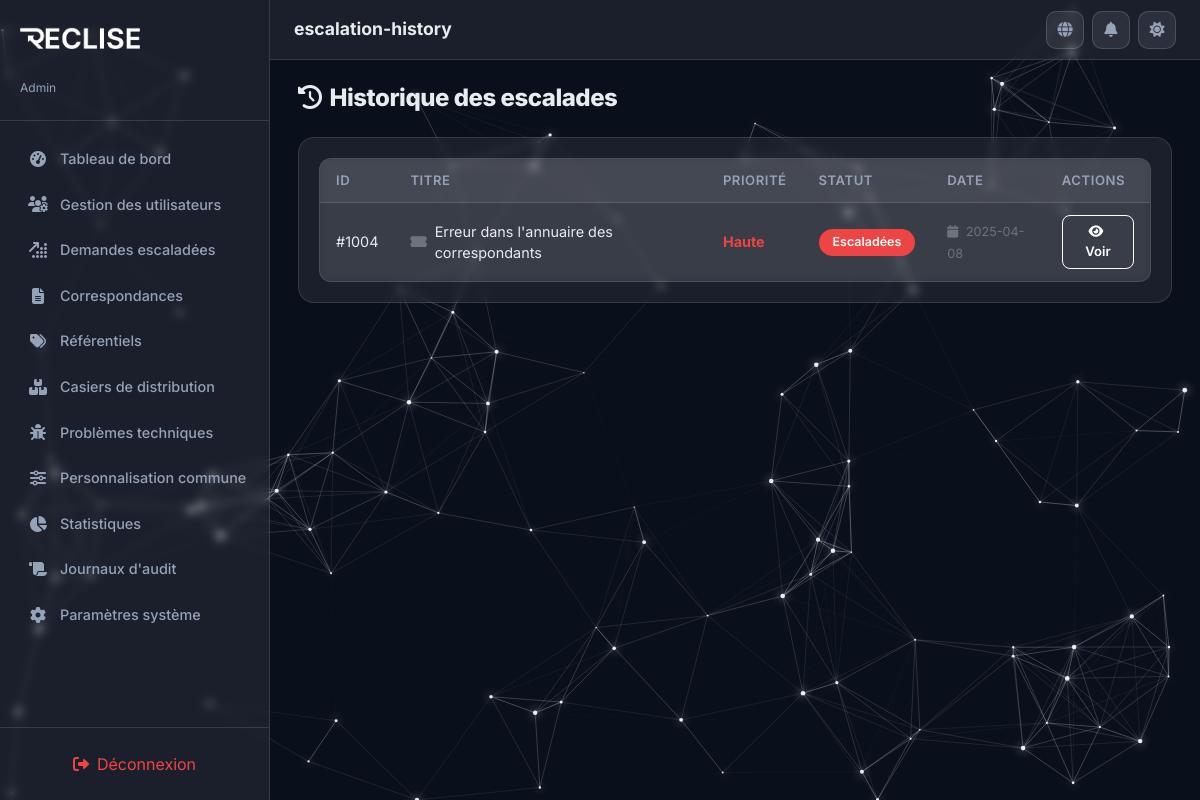
Screenshot of /PhtP/support/escalation-history.php (signed in) with the database file from the repository.
### tables this page shows
CREATE TABLE IF NOT EXISTS requests (
  id                INT AUTO_INCREMENT PRIMARY KEY,
  user_id           INT           NOT NULL,
  type              ENUM('request', 'complaint') NOT NULL DEFAULT 'request',
  title             VARCHAR(255)  NOT NULL,
  description       TEXT          NOT NULL,
  category          ENUM('technical', 'access', 'training') NOT NULL DEFAULT 'technical',
  priority          ENUM('low', 'medium', 'high') NOT NULL DEFAULT 'medium',
  status            ENUM('new', 'in_progress', 'resolved', 'escalated', 'closed') NOT NULL DEFAULT 'new',
  assigned_to       INT           DEFAULT NULL,
  escalated_to_admin TINYINT(1)   NOT NULL DEFAULT 0,
  request_from      ENUM('user', 'support') NOT NULL DEFAULT 'user',
  support_response  TEXT          DEFAULT NULL,
  closure_motive    VARCHAR(255)  DEFAULT NULL,
  created_at        DATETIME      NOT NULL DEFAULT CURRENT_TIMESTAMP,
  updated_at        DATETIME      NOT NULL DEFAULT CURRENT_TIMESTAMP ON UPDATE CURRENT_TIMESTAMP,

  CONSTRAINT fk_requests_user      FOREIGN KEY (user_id)     REFERENCES users(id) ON DELETE CASCADE,
  CONSTRAINT fk_requests_assigned  FOREIGN KEY (assigned_to) REFERENCES users(id) ON DELETE SET NULL
);

### PhtP/includes/i18n.php (called while the page is built, shortened)
<?php
function get_translations($lang = 'fr') {
    return $translations[$lang] ?? $translations['fr'];
}
function t($key, $lang = null) {
    if ($lang === null) {
        $lang = $_SESSION['lang'] ?? 'fr';
    }
    $translations = get_translations($lang);
    return $translations[$key] ?? $key;
}
?>

### PhtP/includes/functions.php (called while the page is built, shortened)
<?php
function to_camel($row) {
    $result = [];
    foreach ($row as $key => $value) {
        $camel = preg_replace_callback('/_([a-z])/', function ($m) {
            return strtoupper($m[1]);
        }, $key);
        $result[$camel] = $value;
    }
    return $result;
}
function to_camel_all($rows) {
    return array_map('to_camel', $rows);
}

### PhtP/support/escalation-history.php (the view, shortened to what this page needs)
<?php
require_once '../includes/header.php';
$requests = to_camel_all($pdo->query("SELECT r.*, u.full_name AS requesterName
    FROM requests r
    LEFT JOIN users u ON r.user_id = u.id
    WHERE r.escalated_to_admin = 1
    ORDER BY r.created_at DESC")->fetchAll());
?>
<div class="section-header">
  <h2><i class="fas fa-history me-2"></i><?php echo t('escalationHistory'); ?></h2>
</div>
<?php if (empty($requests)): ?>
  <div class="empty-state">
    <i class="fas fa-inbox"></i>
    <p><?php echo t('noResults'); ?></p>
  </div>
<?php else: ?>
  <div class="glass-card overflow-auto" style="padding:20px;">
    <table class="table-glass">
      <thead>
        <tr>
          <th><?php echo t('id'); ?></th>
          <th><?php echo t('title'); ?></th>
          <th><?php echo t('priority'); ?></th>
          <th><?php echo t('status'); ?></th>
          <th><?php echo t('date'); ?></th>
          <th><?php echo t('actions'); ?></th>
        </tr>
      </thead>
      <tbody>
        <?php foreach ($requests as $r): ?>
          <tr>
            <td>
              <span class="text-neon">#<?= $r['id'] ?></span>
            </td>
            <td>
              <div class="d-flex align-items-center gap-2">
                <i class="fas fa-ticket-alt text-secondary"></i>
                <?= htmlspecialchars($r['title'] ?? 'N/A') ?>
              </div>
            </td>
            <td>
              <span class="priority-<?= $r['priority'] ?? '' ?>">
                <?php echo t($r['priority'] ?? ''); ?>
              </span>
            </td>
            <td>
              <span class="status-pill status-escalated">
                <?php echo t('escalated'); ?>
              </span>
            </td>
            <td>
              <small class="text-secondary">
                <i class="fas fa-calendar me-1"></i>
                <?= ($r['createdAt'] ?? null) ? date('Y-m-d', strtotime($r['createdAt'])) : 'N/A' ?>
              </small>
            </td>
            <td>
              <button class="btn btn-outline-neon btn-sm" onclick="RecLise.viewRequestDetail(<?= $r['id'] ?>)">
                <i class="fas fa-eye me-1"></i><?php echo t('view'); ?>
              </button>
            </td>
          </tr>
        <?php endforeach; ?>
      </tbody>
    </table>
  </div>
<?php endif; ?>
<?php require_once '../includes/footer.php'; ?>

### PhtP/assets/css/styles.css (style rules this page uses)
:root { --primary-dark: #0A0F1C; --primary-light: #F5F8FA; --brand-accent: #ffffff; --neon-accent: #ffffff; --success: #10B981; --warning: #F59E0B; --danger: #EF4444; --info: #ffffff; --icon-color: #E2E0FF; --glass-bg: rgba(255, 255, 255, 0.07); --glass-border: rgba(255, 255, 255, 0.12); --text-primary: #E8ECF1; --text-secondary: #94A3B8; --sidebar-width: 270px; --topbar-height: 60px; --body-bg: #0A0F1C; --card-bg: rgba(255, 255, 255, 0.07); --card-border: rgba(255, 255, 255, 0.12); --input-bg: rgba(255, 255, 255, 0.08); --input-border: rgba(255, 255, 255, 0.15); --input-text: #E8ECF1; --modal-bg: rgba(15, 20, 40, 0.95); --shadow-glow: 0 0 15px rgba(255, 255, 255, 0.1); --table-hover: rgba(255, 255, 255, 0.05); --toast-bg: rgba(15, 20, 40, 0.92); --focus-glow: rgba(255, 255, 255, 0.25); --focus-border: #ffffff; --brand-accent-rgb: 255, 255, 255; --btn-bg: #ffffff; --btn-text: #0A0F1C; --btn-border: #ffffff; --btn-hover-bg: transparent; --btn-hover-text: #025C84; }
*, *::before, *::after { box-sizing: border-box; margin: 0; padding: 0; }
body { font-family: 'Inter', sans-serif; font-weight: 400; background: transparent; color: var(--text-primary); min-height: 100vh; overflow-x: hidden; transition: background 0.4s ease, color 0.3s ease; }
body, p, span, div, label, a, button, input, select, textarea, option, td, th, li, h1, h2, h3, h4, h5, h6, small, strong, em, b, i { font-family: 'Inter', sans-serif; }
h1, h2, h3, h4, h5, h6 { font-family: 'Inter', sans-serif; font-weight: 800; letter-spacing: -0.02em; }
.glass-card { background: var(--card-bg); -webkit-backdrop-filter: blur(4px); backdrop-filter: blur(4px); border: 1px solid var(--card-border); border-radius: 16px; padding: 24px; transition: all 0.3s ease; }
.btn-outline-neon { background: transparent; border: 1px solid var(--neon-accent); color: var(--neon-accent); border-radius: 10px; padding: 8px 20px; font-weight: 600; font-size: 0.88rem; transition: all 0.3s; cursor: pointer; }
.btn-sm { padding: 6px 14px !important; font-size: 0.82rem !important; border-radius: 8px !important; }
.status-pill { display: inline-block; padding: 4px 14px; border-radius: 20px; font-size: 0.78rem; font-weight: 600; text-transform: capitalize; }
.status-escalated { background: #EF4444; color: #fff; }
.priority-high { color: var(--danger); font-weight: 700; }
.table-glass { width: 100%; border-collapse: separate; border-spacing: 0; background: var(--glass-bg); -webkit-backdrop-filter: blur(4px); backdrop-filter: blur(4px); border-radius: 12px; overflow: hidden; border: 1px solid var(--glass-border); }
.table-glass thead th { background: rgba(var(--brand-accent-rgb), 0.06); padding: 12px 16px; font-size: 0.82rem; font-weight: 600; text-transform: uppercase; letter-spacing: 0.04em; color: var(--text-secondary); border-bottom: 1px solid var(--glass-border); white-space: nowrap; }
.table-glass tbody td { padding: 12px 16px; font-size: 0.9rem; border-bottom: 1px solid var(--glass-border); vertical-align: middle; }
.table-glass tbody tr:last-child td { border-bottom: none; }
.section-header { display: flex; align-items: center; justify-content: space-between; margin-bottom: 24px; flex-wrap: wrap; gap: 12px; }
.section-header h2 { font-size: 1.5rem; margin: 0; }

### rows the page displays
requests: id "1004", title "Erreur dans l'annuaire des correspondants", priority "Haute", created_at "2025-04-08"

### other values shown
$roleLabels[$_SESSION['role']] "Admin"
t($item['label']) "Tableau de bord"
t($item['label']) "Gestion des utilisateurs"
t($item['label']) "Demandes escaladées"
t($item['label']) "Correspondances"
t($item['label']) "Référentiels"
t($item['label']) "Casiers de distribution"
t($item['label']) "Problèmes techniques"
t($item['label']) "Personnalisation commune"
t($item['label']) "Statistiques"
t($item['label']) "Journaux d'audit"
t($item['label']) "Paramètres système"
t('logout') "Déconnexion"
t($currentView ?? 'dashboard') "escalation-history"
t('escalationHistory') "Historique des escalades"
